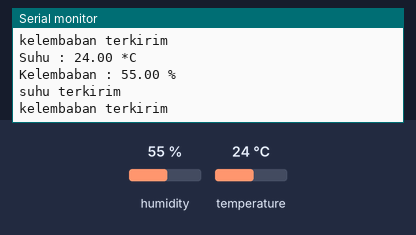
This sketch was run on a simulated ESP8266 (NodeMCU). Shown: the last lines printed to the serial monitor. Inputs (shaded band) come from the test bench; at power-on: humidity 55 %, temperature 24 °C. WiFi joins after 1.5 s; servers stay silent unless stated.

Above: at 2.7 s.
2.8 s: humidity set to 22 %
At 2.86 s:
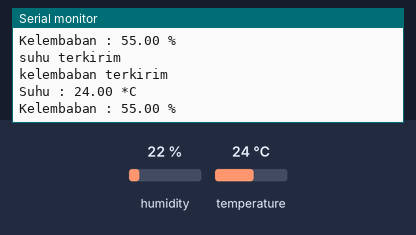
5.5 s: temperature set to 12 °C
At 5.86 s:
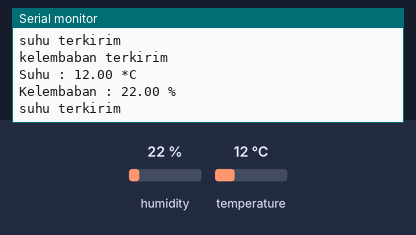
8.2 s: humidity set to 40 %
At 10.83 s:
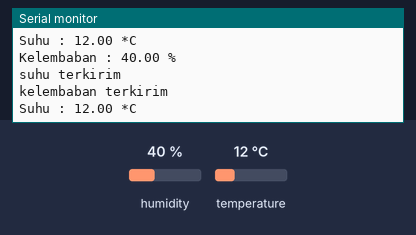
Timing chart, 0 to 12.3 s (numbered marks = the images above; inputs shaded):
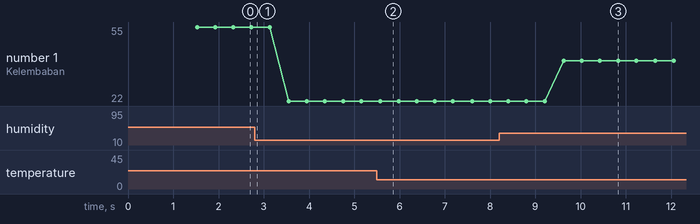

Measured:
- after the input at 5.5 s, the serial monitor: prints a new line after 0.08 s (image 2)
- after the input at 8.2 s, the serial monitor: prints a new line after 1.4 s (image 3)
- plotted number 1: 55 → 22 after the input at 2.8 s, 22 → 40 after the input at 8.2 s

The sketch:

Tugas_4_Nita_Maharani.ino
```cpp
//Library yang dibutuhkan
#include <ESP8266WiFi.h>
#include <DHT.h>
#include "FirebaseESP8266.h"

//Mendefinisikan pin dan tipe sensor DHT
#define DHTPIN D4
#define DHTTYPE DHT11
DHT dht11(DHTPIN, DHTTYPE);

//Isikan sesuai pada Firebase
#define FIREBASE_HOST "tugas-4-c48ca-default-rtdb.firebaseio.com/"
#define FIREBASE_AUTH "0AmoBeDGGaMUjJnec3bJ5DSW6UesmW3uQAI2Nm9D"

//Nama Wifi
#define WIFI_SSID "Nita"
#define WIFI_PASSWORD "nita2110"

// Mendeklarasikan objek data dari FirebaseESP8266
FirebaseData firebaseData;

void setup() {
  Serial.begin(115200);

  dht11.begin();

  // Koneksi ke Wifi
    WiFi.begin(WIFI_SSID, WIFI_PASSWORD);
  Serial.print("Connected");
  while (WiFi.status() !=WL_CONNECTED){
    Serial.print(".");
    delay(500);
  }
  Serial.println();
  Serial.println("Connected with IP:");
  Serial.println(WiFi.localIP());
  Serial.println();

  Firebase.begin(FIREBASE_HOST, FIREBASE_AUTH);
 }

 void loop(){

  //Sensor DHT11 membaca suhu dan kelembaban
  float t = dht11.readTemperature();
  float h = dht11.readHumidity();

  // Memeriksa apakah sensor berhasil membaca suhu dan kelembaban
  if (isnan(t) || isnan(h)){
    Serial.println("Gagal membaca sensor DHT 11");
    delay(1000);
    return;
  }

  // Menampilkan suhu dan kelembaban kepada serial monitor
  Serial.print("Suhu : ");
  Serial.print(t);
  Serial.println(" *C");
  Serial.print("Kelembaban : ");
  Serial.print(h);
  Serial.println(" %");
  Serial.println();

  //Memberikan status suhu dan kelembaban kepada firebase
  if(Firebase.setFloat(firebaseData,"/Hasil_Suhu/Suhu", t)){
    Serial.println("suhu terkirim");
  }else{
    Serial.println("suhu tidak terkirim");
    Serial.println("karena : "+firebaseData.errorReason());
  }

   if(Firebase.setFloat(firebaseData,"/Hasil_Kelembaban/kelembaban", h)){
    Serial.println("kelembaban terkirim");
  }else{
    Serial.println("kelembaban tidak terkirim");
    Serial.println("karena : "+firebaseData.errorReason());
  }
  delay(100);
}
```
